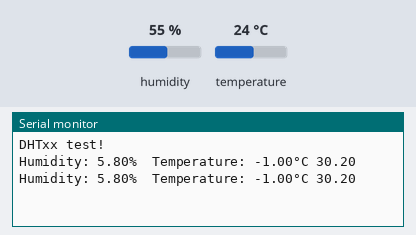
Simulated run of this sketch. Board: Arduino Uno, built with avr-gcc and run on an emulated ATmega328P. On the bench: the last lines printed to the serial monitor. Wiring (inferred from the names in the program): DHT22 sensor: data pin 2. The test bench sets the inputs (shaded band); at power-on: humidity 55 %, temperature 24 °C.

Above: at 4.8 s.
4.9 s: humidity set to 22 %
At 6.5 s:
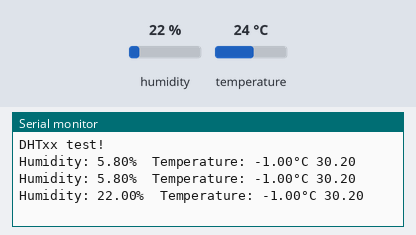
7.9 s: temperature set to 12 °C
At 9.0 s:
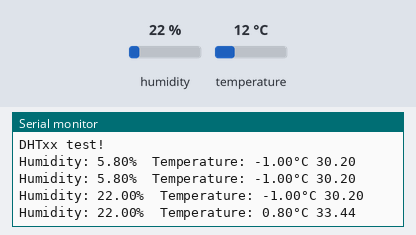
10.9 s: humidity set to 40 %
At 12.8 s:
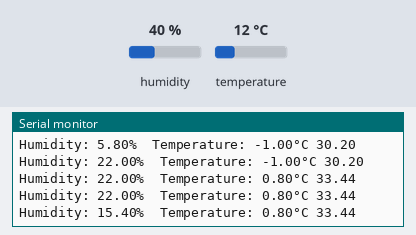
Timing chart, 0 to 14.3 s (numbered marks = the images above; inputs shaded):
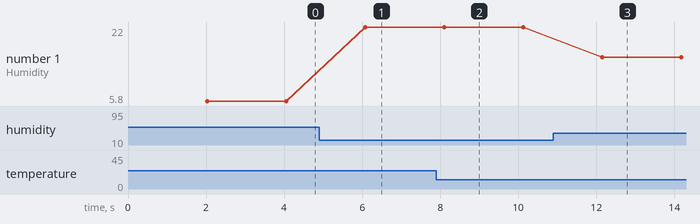

Measured:
- after the input at 4.9 s, the serial monitor: prints a new line after 1.2 s (image 1)
- after the input at 7.9 s, the serial monitor: prints a new line after 0.20 s (image 2)
- after the input at 10.9 s, the serial monitor: prints a new line after 1.3 s (image 3)
- plotted number 1: 5.8 → 22 after the input at 4.9 s, 22 → 15.4 after the input at 10.9 s

The sketch:

dht_mylib.ino
```cpp
#include "Arduino.h"

#define MIN_INTERVAL 2000 /**< min interval value */

#define DEBUG_PRINTER                                                          \
  Serial /**< Define where debug output will be printed.                       \
          */

/* Setup debug printing macros. */
#ifdef DHT_DEBUG
#define DEBUG_PRINT(...)                                                       \
  { DEBUG_PRINTER.print(__VA_ARGS__); }
#define DEBUG_PRINTLN(...)                                                     \
  { DEBUG_PRINTER.println(__VA_ARGS__); }
#else
#define DEBUG_PRINT(...)                                                       \
  {} /**< Debug Print Placeholder if Debug is disabled */
#define DEBUG_PRINTLN(...)                                                     \
  {} /**< Debug Print Line Placeholder if Debug is disabled */
#endif

#define TIMEOUT                                                                \
  UINT32_MAX /**< Used programmatically for timeout.                           \
                   Not a timeout duration. Type: uint32_t. */

uint8_t _pin = 2;
uint8_t data[5];

uint32_t _lastreadtime, _maxcycles;
bool _lastresult;
uint8_t pullTime; // Time (in usec) to pull up data line before reading


uint8_t _bit, _port;

uint32_t expectPulse(bool level) {
#if (F_CPU > 16000000L)
  uint32_t count = 0;
#else
  uint16_t count = 0; // To work fast enough on slower AVR boards
#endif
// On AVR platforms use direct GPIO port access as it's much faster and better
// for catching pulses that are 10's of microseconds in length:
#ifdef __AVR
  uint8_t portState = level ? _bit : 0;
  while ((*portInputRegister(_port) & _bit) == portState) {
    if (count++ >= _maxcycles) {
      return TIMEOUT; // Exceeded timeout, fail.
    }
  }
// Otherwise fall back to using digitalRead (this seems to be necessary on
// ESP8266 right now, perhaps bugs in direct port access functions?).
#else
  while (digitalRead(_pin) == level) {
    if (count++ >= _maxcycles) {
      return TIMEOUT; // Exceeded timeout, fail.
    }
  }
#endif

  return count;
}

bool read(bool force) {
  // Check if sensor was read less than two seconds ago and return early
  // to use last reading.
  uint32_t currenttime = millis();
  if (!force && ((currenttime - _lastreadtime) < MIN_INTERVAL)) {
    return _lastresult; // return last correct measurement
  }
  _lastreadtime = currenttime;

  // Reset 40 bits of received data to zero.
  data[0] = data[1] = data[2] = data[3] = data[4] = 0;

  // Send start signal.  See DHT datasheet for full signal diagram:
  //   http://www.adafruit.com/datasheets/Digital%20humidity%20and%20temperature%20sensor%20AM2302.pdf

  // Go into high impedence state to let pull-up raise data line level and
  // start the reading process.
  pinMode(_pin, INPUT_PULLUP);
  delay(1);

  // First set data line low for a period according to sensor type
  pinMode(_pin, OUTPUT);
  digitalWrite(_pin, LOW);
  delay(20); // data sheet says at least 18ms, 20ms just to be safe

  uint32_t cycles[80];
  {
    // End the start signal by setting data line high for 40 microseconds.
    pinMode(_pin, INPUT_PULLUP);

    // Delay a moment to let sensor pull data line low.
    delayMicroseconds(pullTime);

    // Now start reading the data line to get the value from the DHT sensor.

    // Turn off interrupts temporarily because the next sections
    // are timing critical and we don't want any interruptions.
    noInterrupts();

    // First expect a low signal for ~80 microseconds followed by a high signal
    // for ~80 microseconds again.
    if (expectPulse(LOW) == TIMEOUT) {
      DEBUG_PRINTLN(F("DHT timeout waiting for start signal low pulse."));
      _lastresult = false;
      return _lastresult;
    }
    if (expectPulse(HIGH) == TIMEOUT) {
      DEBUG_PRINTLN(F("DHT timeout waiting for start signal high pulse."));
      _lastresult = false;
      return _lastresult;
    }

    // Now read the 40 bits sent by the sensor.  Each bit is sent as a 50
    // microsecond low pulse followed by a variable length high pulse.  If the
    // high pulse is ~28 microseconds then it's a 0 and if it's ~70 microseconds
    // then it's a 1.  We measure the cycle count of the initial 50us low pulse
    // and use that to compare to the cycle count of the high pulse to determine
    // if the bit is a 0 (high state cycle count < low state cycle count), or a
    // 1 (high state cycle count > low state cycle count). Note that for speed
    // all the pulses are read into a array and then examined in a later step.
    for (int i = 0; i < 80; i += 2) {
      cycles[i] = expectPulse(LOW);
      cycles[i + 1] = expectPulse(HIGH);
    }

    interrupts();
  } // Timing critical code is now complete.

  // Inspect pulses and determine which ones are 0 (high state cycle count < low
  // state cycle count), or 1 (high state cycle count > low state cycle count).
  for (int i = 0; i < 40; ++i) {
    uint32_t lowCycles = cycles[2 * i];
    uint32_t highCycles = cycles[2 * i + 1];
    if ((lowCycles == TIMEOUT) || (highCycles == TIMEOUT)) {
      DEBUG_PRINTLN(F("DHT timeout waiting for pulse."));
      _lastresult = false;
      return _lastresult;
    }
    data[i / 8] <<= 1;
    // Now compare the low and high cycle times to see if the bit is a 0 or 1.
    if (highCycles > lowCycles) {
      // High cycles are greater than 50us low cycle count, must be a 1.
      data[i / 8] |= 1;
    }
    // Else high cycles are less than (or equal to, a weird case) the 50us low
    // cycle count so this must be a zero.  Nothing needs to be changed in the
    // stored data.
  }

  DEBUG_PRINTLN(F("Received from DHT:"));
  DEBUG_PRINT(data[0], HEX);
  DEBUG_PRINT(F(", "));
  DEBUG_PRINT(data[1], HEX);
  DEBUG_PRINT(F(", "));
  DEBUG_PRINT(data[2], HEX);
  DEBUG_PRINT(F(", "));
  DEBUG_PRINT(data[3], HEX);
  DEBUG_PRINT(F(", "));
  DEBUG_PRINT(data[4], HEX);
  DEBUG_PRINT(F(" =? "));
  DEBUG_PRINTLN((data[0] + data[1] + data[2] + data[3]) & 0xFF, HEX);

  // Check we read 40 bits and that the checksum matches.
  if (data[4] == ((data[0] + data[1] + data[2] + data[3]) & 0xFF)) {
    _lastresult = true;
    return _lastresult;
  } else {
    DEBUG_PRINTLN(F("DHT checksum failure!"));
    _lastresult = false;
    return _lastresult;
  }
}

float convertCtoF(float c) { return c * 1.8 + 32; }

float convertFtoC(float f) { return (f - 32) * 0.55555; }

float readTemperature(bool S, bool force) {
  float f = NAN;

  if (read(force)) {
    f = data[2];
    if (data[3] & 0x80) {
      f = -1 - f;
    }
    f += (data[3] & 0x0f) * 0.1;
    if (S) {
      f = convertCtoF(f);
    }
  }
  return f;
}


float readHumidity(bool force) {
  float f = NAN;
  if (read(force)) {
      f = data[0] + data[1] * 0.1;
  }
  return f;
}

void begin(uint8_t usec) {
  // set up the pins!
  pinMode(_pin, INPUT_PULLUP);
  // Using this value makes sure that millis() - lastreadtime will be
  // >= MIN_INTERVAL right away. Note that this assignment wraps around,
  // but so will the subtraction.
  _lastreadtime = millis() - MIN_INTERVAL;
  DEBUG_PRINT("DHT max clock cycles: ");
  DEBUG_PRINTLN(_maxcycles, DEC);
  pullTime = usec;
}


void setup() {
  // put your setup code here, to run once:

  _bit = digitalPinToBitMask(_pin);
  _port = digitalPinToPort(_pin);
  _maxcycles =
      microsecondsToClockCycles(1000); // 1 millisecond timeout for

  Serial.begin(9600);
  Serial.println(F("DHTxx test!"));

  begin(55);
}

void loop() {


  delay(2000);

  // Reading temperature or humidity takes about 250 milliseconds!
  // Sensor readings may also be up to 2 seconds 'old' (its a very slow sensor)
  float h = readHumidity(false);
  // Read temperature as Celsius (the default)
  float t = readTemperature(false,false);
  // Read temperature as Fahrenheit (isFahrenheit = true)
  float f = readTemperature(true,false);

  // Check if any reads failed and exit early (to try again).
  if (isnan(h) || isnan(t) || isnan(f)) {
    Serial.println(F("Failed to read from DHT sensor!"));
    return;
  }


  Serial.print(F("Humidity: "));
  Serial.print(h);
  Serial.print(F("%  Temperature: "));
  Serial.print(t);
  Serial.print(F("°C "));
  Serial.println(f);

}
```
